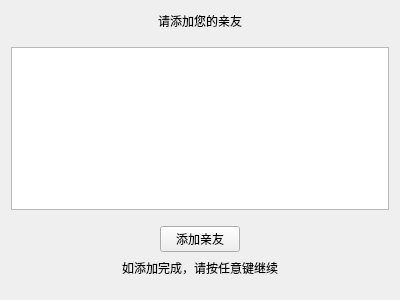
<?xml version="1.0" encoding="UTF-8"?>
<ui version="4.0">
 <class>People</class>
 <widget class="QWidget" name="People">
  <property name="geometry">
   <rect>
    <x>0</x>
    <y>0</y>
    <width>400</width>
    <height>300</height>
   </rect>
  </property>
  <property name="windowTitle">
   <string>Form</string>
  </property>
  <layout class="QVBoxLayout" name="verticalLayout_3">
   <item>
    <layout class="QHBoxLayout" name="horizontalLayout">
     <item>
      <spacer name="horizontalSpacer">
       <property name="orientation">
        <enum>Qt::Horizontal</enum>
       </property>
       <property name="sizeHint" stdset="0">
        <size>
         <width>40</width>
         <height>20</height>
        </size>
       </property>
      </spacer>
     </item>
     <item>
      <widget class="QLabel" name="label">
       <property name="text">
        <string>请添加您的亲友</string>
       </property>
      </widget>
     </item>
     <item>
      <spacer name="horizontalSpacer_2">
       <property name="orientation">
        <enum>Qt::Horizontal</enum>
       </property>
       <property name="sizeHint" stdset="0">
        <size>
         <width>40</width>
         <height>20</height>
        </size>
       </property>
      </spacer>
     </item>
    </layout>
   </item>
   <item>
    <spacer name="verticalSpacer">
     <property name="orientation">
      <enum>Qt::Vertical</enum>
     </property>
     <property name="sizeHint" stdset="0">
      <size>
       <width>20</width>
       <height>40</height>
      </size>
     </property>
    </spacer>
   </item>
   <item>
    <widget class="QListWidget" name="listWidget"/>
   </item>
   <item>
    <spacer name="verticalSpacer_2">
     <property name="orientation">
      <enum>Qt::Vertical</enum>
     </property>
     <property name="sizeHint" stdset="0">
      <size>
       <width>20</width>
       <height>40</height>
      </size>
     </property>
    </spacer>
   </item>
   <item>
    <layout class="QHBoxLayout" name="horizontalLayout_2">
     <item>
      <spacer name="horizontalSpacer_4">
       <property name="orientation">
        <enum>Qt::Horizontal</enum>
       </property>
       <property name="sizeHint" stdset="0">
        <size>
         <width>40</width>
         <height>20</height>
        </size>
       </property>
      </spacer>
     </item>
     <item>
      <widget class="QPushButton" name="pushButton">
       <property name="text">
        <string>添加亲友</string>
       </property>
      </widget>
     </item>
     <item>
      <spacer name="horizontalSpacer_3">
       <property name="orientation">
        <enum>Qt::Horizontal</enum>
       </property>
       <property name="sizeHint" stdset="0">
        <size>
         <width>40</width>
         <height>20</height>
        </size>
       </property>
      </spacer>
     </item>
    </layout>
   </item>
   <item>
    <layout class="QHBoxLayout" name="horizontalLayout_3">
     <item>
      <spacer name="horizontalSpacer_5">
       <property name="orientation">
        <enum>Qt::Horizontal</enum>
       </property>
       <property name="sizeHint" stdset="0">
        <size>
         <width>40</width>
         <height>20</height>
        </size>
       </property>
      </spacer>
     </item>
     <item>
      <widget class="QLabel" name="label_2">
       <property name="text">
        <string>如添加完成，请按任意键继续</string>
       </property>
      </widget>
     </item>
     <item>
      <spacer name="horizontalSpacer_6">
       <property name="orientation">
        <enum>Qt::Horizontal</enum>
       </property>
       <property name="sizeHint" stdset="0">
        <size>
         <width>40</width>
         <height>20</height>
        </size>
       </property>
      </spacer>
     </item>
    </layout>
   </item>
   <item>
    <spacer name="verticalSpacer_3">
     <property name="orientation">
      <enum>Qt::Vertical</enum>
     </property>
     <property name="sizeHint" stdset="0">
      <size>
       <width>20</width>
       <height>40</height>
      </size>
     </property>
    </spacer>
   </item>
  </layout>
 </widget>
 <resources/>
 <connections/>
</ui>
